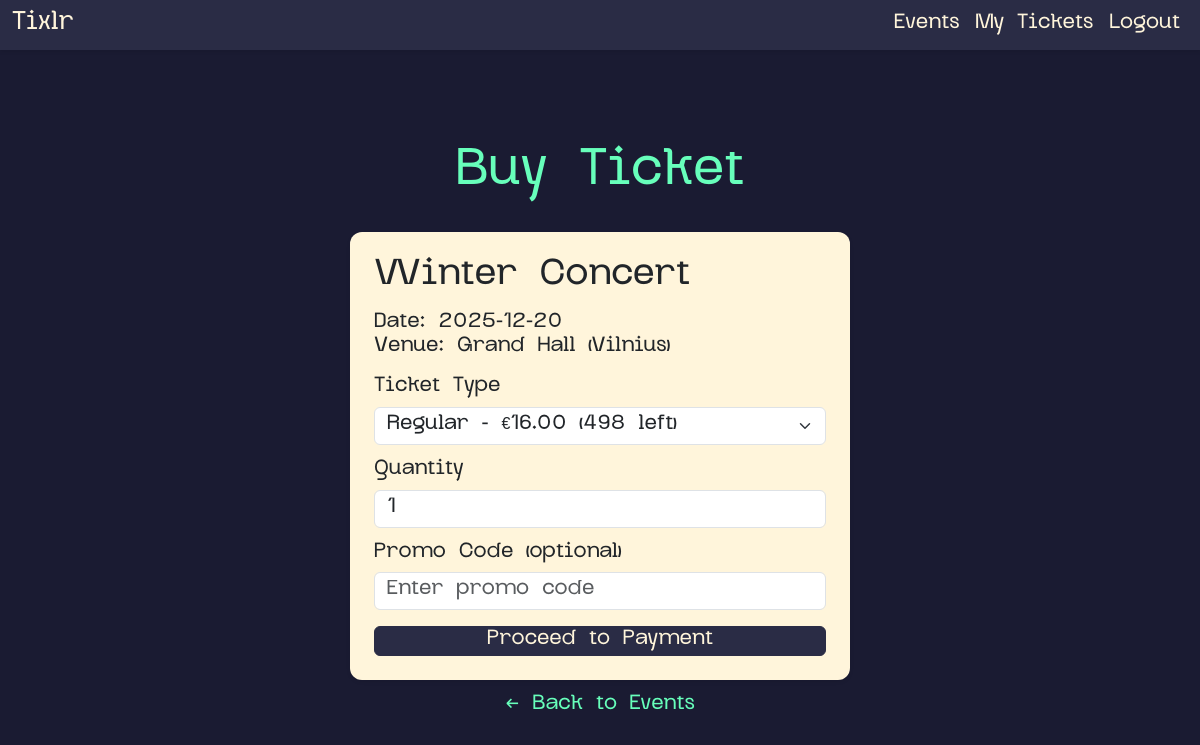
Screenshot of /client/buy.php?event_id=1 (signed in) with the database file from the repository.
### tables this page shows
CREATE TABLE `events` (
  `event_id` int(11) NOT NULL,
  `title` varchar(255) NOT NULL,
  `description` text DEFAULT NULL,
  `date` date NOT NULL,
  `status` enum('active','cancelled') DEFAULT 'active',
  `venue_id` int(11) DEFAULT NULL,
  `image` varchar(255) DEFAULT NULL,
  `regular_price` decimal(10,2) NOT NULL DEFAULT 0.00,
  `vip_price` decimal(10,2) NOT NULL DEFAULT 0.00,
  `regular_tickets` int(11) NOT NULL DEFAULT 0,
  `vip_tickets` int(11) NOT NULL DEFAULT 0,
  `has_regular` tinyint(1) NOT NULL DEFAULT 1,
  `has_vip` tinyint(1) NOT NULL DEFAULT 1,
  `good_to_know` text DEFAULT NULL
);

CREATE TABLE `venues` (
  `venue_id` int(11) NOT NULL,
  `name` varchar(255) NOT NULL,
  `city` varchar(255) NOT NULL,
  `address` varchar(255) DEFAULT NULL
);

### client/buy.php (the view, shortened to what this page needs)
<?php
include "../config.php";
include "header.php";
$event_id = intval($_GET['event_id']);
$stmt = $conn->prepare("
    SELECT e.*, v.name AS venue_name, v.city
    FROM events e
    JOIN venues v ON e.venue_id = v.venue_id
    WHERE e.event_id = ? AND e.status = 'active'
");
$stmt->bind_param("i", $event_id);
$stmt->execute();
$event = $stmt->get_result()->fetch_assoc();
function getRemaining($conn, $event_id, $type, $total) {
    $stmt = $conn->prepare("
        SELECT COALESCE(SUM(quantity), 0) AS sold
        FROM booking_items
        WHERE event_id = ? AND ticket_type = ?
    ");
    $stmt->bind_param("is", $event_id, $type);
    $stmt->execute();
    $sold = $stmt->get_result()->fetch_assoc()['sold'];
    return max($total - $sold, 0);
}
$reg_remaining = $event['has_regular'] ? getRemaining($conn, $event_id, 'regular', $event['regular_tickets']) : 0;
?>
    <h1 class="text-center mt-4" style="color: #67ffbb">Buy Ticket</h1>
    <div class="d-flex justify-content-center mt-4">
        <div style="width: 500px;">
            <div class="card p-4 shadow-sm">
                <h3><?php echo htmlspecialchars($event['title']); ?></h3>
                <p>
                    <strong>Date:</strong> <?php echo htmlspecialchars($event['date']); ?><br>
                    <strong>Venue:</strong> <?php echo htmlspecialchars($event['venue_name'] . " (" . $event['city'] . ")"); ?><br>
                </p>
                <form method="post">
                    <div class="mb-3">
                        <label class="form-label">Ticket Type</label>
                        <select name="ticket_type" class="form-select" required>
                            <?php if ($event['has_regular'] && $reg_remaining > 0): ?>
                                <option value="regular">Regular - €<?php echo $event['regular_price']; ?> (<?php echo $reg_remaining; ?> left)</option>
                            <?php endif; ?>
                        </select>
                    </div>
                    <div class="mb-3">
                        <label class="form-label">Quantity</label>
                        <input type="number" name="quantity" class="form-control" min="1" value="1" required>
                    </div>
                    <div class="mb-3">
                        <label class="form-label">Promo Code (optional)</label>
                        <input type="text" name="promo_code" class="form-control" placeholder="Enter promo code">
                    </div>
                    <button type="submit" class="btn btn-primary w-100">Proceed to Payment</button>
                </form>
            </div>
            <div class="text-center mt-3">
                <a href="events.php" class="text-decoration-none">← Back to Events</a>
            </div>
        </div>
    </div>
<?php include "footer.php"; ?>

### css/style.css (style rules this page uses)
body, .navbar-brand, .nav-link, h1, h2, h3, h4, h5, h6, .card-title, button, .btn { font-family: 'Glock Grotesk', sans-serif !important; line-height: 1.3; }
html { line-height: 1.5; -webkit-font-smoothing: antialiased; font-smooth: always; }
body, .navbar-brand, .nav-link, h1, h2, h3, h4, h5, h6, .card-title, .btn, p { font-family: 'Glock Grotesk', sans-serif !important; line-height: 1.5; padding-top: 2px; padding-bottom: 2px; }
* { box-sizing: border-box; line-height: 1.3; }
body { margin: 0; padding-top: 80px; background: #1a1b32; color: black; font-family: system-ui, -apple-system, BlinkMacSystemFont, "Segoe UI", sans-serif; }
.card { background: #fff5db; border: none; border-radius: 10px; overflow: hidden; box-shadow: 0 2px 8px rgba(0,0,0,0.1); }
.btn-primary { background-color: #2a2c45 !important; border-color: #2a2c45 !important; color: #fff5db !important; font-weight: 600; }
.form-control, .form-select { border-radius: 6px; }
a { color: #67ffbb; }
.card { background: #fff5db; border: none; border-radius: 12px; box-shadow: 0 2px 8px rgba(0,0,0,0.1); }

### rows the page displays
events: title "Winter Concert", date "2025-12-20", venue.city "Grand Hall (Vilnius)", ticket_type "Regular - €16.00 (498 left)"
